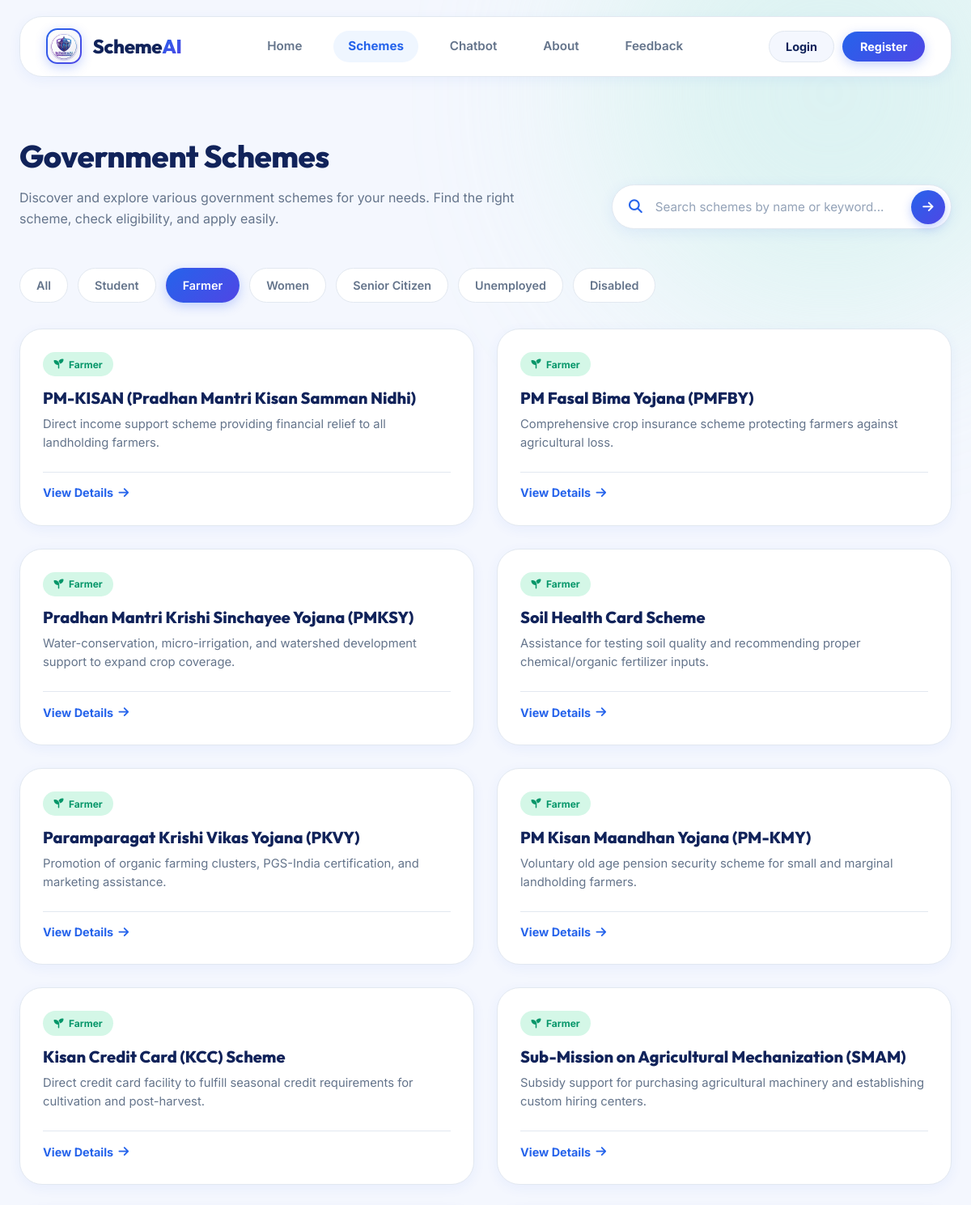
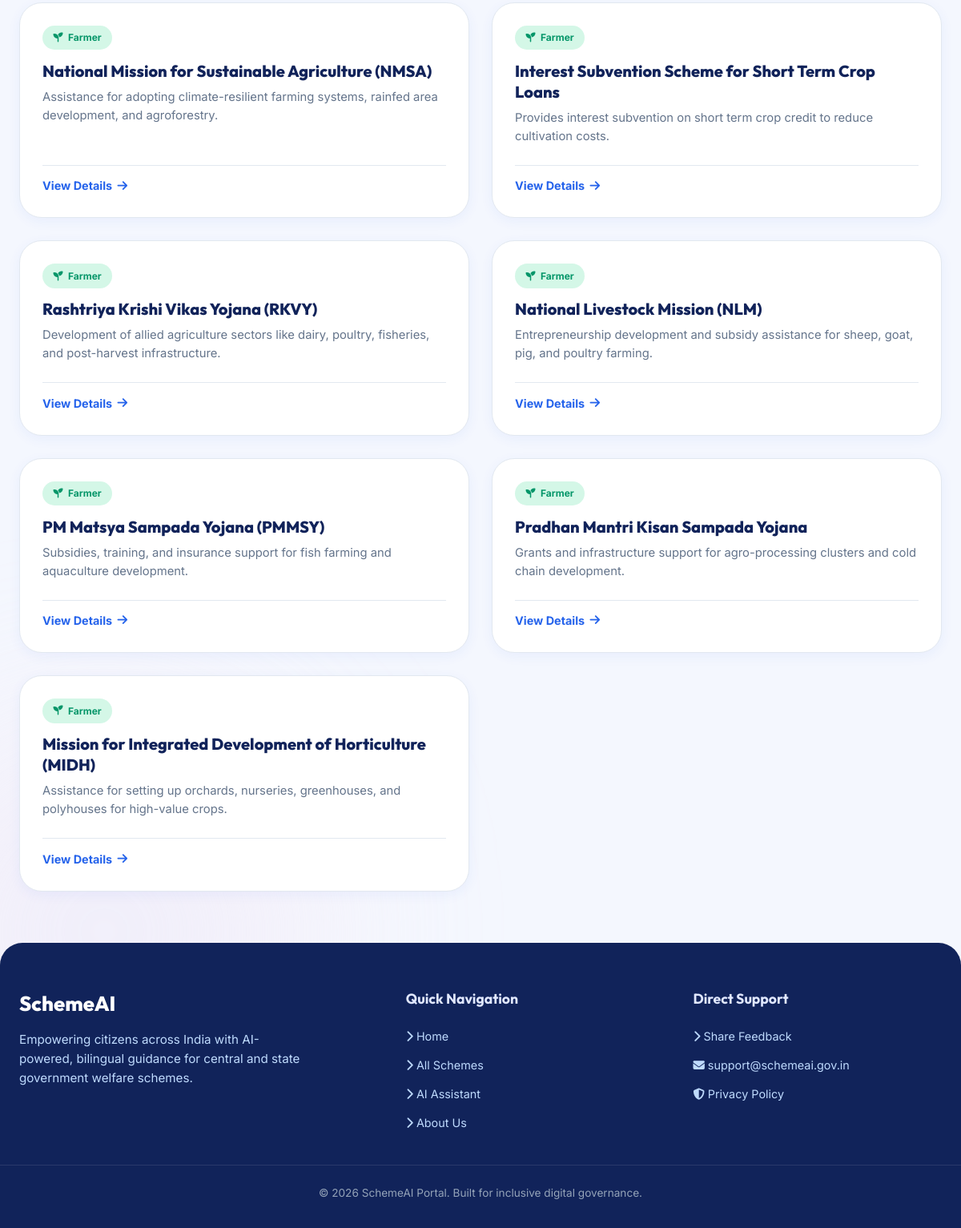
Page /schemes?category=farmer on the committed database (2 pictures, top to bottom).
### tables this page shows
CREATE TABLE schemes (
            id INTEGER PRIMARY KEY AUTOINCREMENT,
            name TEXT UNIQUE NOT NULL,
            category TEXT NOT NULL, -- 'student', 'farmer', 'women', 'senior_citizen', 'unemployed', 'differently_abled'
            description TEXT NOT NULL,
            eligibility TEXT NOT NULL,
            benefits TEXT NOT NULL,
            required_documents TEXT NOT NULL,
            portal_link TEXT NOT NULL
        , state TEXT, sector TEXT);

### app.py (the view)
@app.route('/schemes')
def schemes_catalog():
    logged_in = 'user_id' in session
    username = session.get('username')
    category_filter = request.args.get('category', '').strip().lower()
    search_q = request.args.get('q', '').strip().lower()
    all_schemes = get_all_schemes()
    filtered_schemes = []
    for s in all_schemes:
        cat = str(s.get('category', '')).lower()
        name = str(s.get('name', '')).lower()
        desc = str(s.get('description', '')).lower()
        cat_match = True
        if category_filter and category_filter != 'all':
            if category_filter in ['student', 'students']:
                cat_match = 'student' in cat
            elif category_filter in ['farmer', 'farmers']:
                cat_match = 'farmer' in cat or 'agri' in cat
            elif category_filter in ['women', 'woman']:
                cat_match = 'women' in cat or 'female' in cat
            elif category_filter in ['senior', 'senior_citizen', 'seniors']:
                cat_match = 'senior' in cat or 'pension' in cat
            elif category_filter in ['unemployed', 'youth']:
                cat_match = 'unemployed' in cat or 'skill' in cat or 'youth' in cat
            elif category_filter in ['disabled', 'disabled_citizens']:
                cat_match = 'disabled' in cat or 'handicap' in cat
            else:
                cat_match = category_filter in cat
        search_match = True
        if search_q:
            search_match = (search_q in name or search_q in desc or search_q in cat)
        if cat_match and search_match:
            filtered_schemes.append(s)
    return render_template(
        'schemes.html',
        schemes=filtered_schemes,
        logged_in=logged_in,
        username=username,
        active_category=category_filter or 'all',
        search_query=search_q,
        total_count=len(all_schemes)
    )

### utils/db.py (called while the page is built)
def get_db_connection():
    conn = sqlite3.connect(DATABASE_PATH)
    conn.row_factory = sqlite3.Row  # Returns rows as dictionary-like objects
    return conn

def get_all_schemes():
    conn = get_db_connection()
    cursor = conn.cursor()
    cursor.execute("SELECT * FROM schemes")
    results = cursor.fetchall()
    conn.close()
    return [dict(row) for row in results]

### templates/schemes.html (shortened to what this page needs)
<!DOCTYPE html>
<html lang="en">
<head>
    <link rel="stylesheet" href="https://cdnjs.cloudflare.com/ajax/libs/font-awesome/6.4.0/css/all.min.css">
    <link rel="stylesheet" href="{{ url_for('static', filename='css/style.css') }}?v=16">
</head>
<body class="public-page">
    <div class="bg-glow bg-glow-1"></div>
    <div class="bg-glow bg-glow-2"></div>
    <div class="page-container" style="max-width: 1320px;">
        <header class="navbar" style="margin-top: 1.25rem;">
            <a href="/" class="brand">
                <div class="brand-logo">
                    <img src="{{ url_for('static', filename='images/logo.jpg') }}" alt="SchemeAI Logo" class="brand-logo-img">
                </div>
                <span class="brand-name">Scheme<span>AI</span></span>
            </a>
            <nav class="nav-links">
                <a href="/" class="nav-item">Home</a>
                <a href="{{ url_for('schemes_catalog') }}" class="nav-item active">Schemes</a>
                <a href="{{ url_for('chat_workspace') }}" class="nav-item">Chatbot</a>
                <a href="/about" class="nav-item">About</a>
                <a href="/feedback" class="nav-item">Feedback</a>
            </nav>
            <div class="nav-actions">
                {% if logged_in %}
                    <a href="{{ url_for('user_profile') }}" class="user-pill-btn">
                        <i class="fa-solid fa-circle-user"></i>
                        <span>{{ username }}</span>
                    </a>
                    <a href="{{ url_for('logout') }}" class="btn-nav-logout" title="Logout">
                        <i class="fa-solid fa-arrow-right-from-bracket"></i>
                    </a>
                {% else %}
                    <a href="{{ url_for('login') }}" class="btn-nav-login-light">Login</a>
                    <a href="{{ url_for('register') }}" class="btn-nav-register-light">Register</a>
                {% endif %}
            </div>
        </header>
        <div class="schemes-header-row">
            <div class="schemes-header-text">
                <h1 class="schemes-title">
                    Government Schemes
                </h1>
                <p class="schemes-subtitle">
                    Discover and explore various government schemes for your needs. Find the right scheme, check eligibility, and apply easily.
                </p>
            </div>
            <form action="{{ url_for('schemes_catalog') }}" method="GET" class="schemes-search-pill">
                <i class="fa-solid fa-magnifying-glass schemes-search-icon"></i>
                <input type="text" name="q" value="{{ search_query }}" placeholder="Search schemes by name or keyword..." autocomplete="off">
                <button type="submit" class="schemes-search-btn" title="Search Schemes">
                    <i class="fa-solid fa-arrow-right"></i>
                </button>
            </form>
        </div>
        <div class="category-filters-bar" style="justify-content: flex-start; margin: 1.5rem 0 2rem 0;">
            <a href="{{ url_for('schemes_catalog', q=search_query) }}" class="filter-pill {% if active_category == 'all' %}active{% endif %}">
                All
            </a>
            <a href="{{ url_for('schemes_catalog', category='student', q=search_query) }}" class="filter-pill {% if active_category in ['student', 'students'] %}active{% endif %}">
                Student
            </a>
            <a href="{{ url_for('schemes_catalog', category='farmer', q=search_query) }}" class="filter-pill {% if active_category in ['farmer', 'farmers'] %}active{% endif %}">
                Farmer
            </a>
            <a href="{{ url_for('schemes_catalog', category='women', q=search_query) }}" class="filter-pill {% if active_category in ['women', 'woman'] %}active{% endif %}">
                Women
            </a>
            <a href="{{ url_for('schemes_catalog', category='senior', q=search_query) }}" class="filter-pill {% if active_category in ['senior', 'senior_citizen', 'seniors'] %}active{% endif %}">
                Senior Citizen
            </a>
            <a href="{{ url_for('schemes_catalog', category='unemployed', q=search_query) }}" class="filter-pill {% if active_category in ['unemployed', 'youth'] %}active{% endif %}">
                Unemployed
            </a>
            <a href="{{ url_for('schemes_catalog', category='disabled', q=search_query) }}" class="filter-pill {% if active_category in ['disabled', 'disabled_citizens'] %}active{% endif %}">
                Disabled
            </a>
        </div>
        {% if schemes and schemes|length > 0 %}
        <div class="schemes-catalog-grid">
            {% for scheme in schemes %}
            <div class="scheme-card" style="border-radius: var(--radius-xl); padding: 1.75rem;">
                <div style="display: flex; align-items: center; gap: 0.75rem; margin-bottom: 0.85rem;">
                    {% if 'farmer' in scheme.category|lower or 'agri' in scheme.category|lower %}
                        <span style="background: #D4F7E7; color: #059669; font-weight: 700; font-size: 0.75rem; padding: 0.35rem 0.85rem; border-radius: var(--radius-pill); display: inline-flex; align-items: center; gap: 0.4rem;">
                            <i class="fa-solid fa-seedling"></i> Farmer
                        </span>
                    {% elif 'student' in scheme.category|lower %}
                        <span style="background: #EFF6FF; color: #2563EB; font-weight: 700; font-size: 0.75rem; padding: 0.35rem 0.85rem; border-radius: var(--radius-pill); display: inline-flex; align-items: center; gap: 0.4rem;">
                            <i class="fa-solid fa-graduation-cap"></i> Student
                        </span>
                    {% elif 'women' in scheme.category|lower or 'female' in scheme.category|lower %}
                        <span style="background: #FFE5F0; color: #DB2777; font-weight: 700; font-size: 0.75rem; padding: 0.35rem 0.85rem; border-radius: var(--radius-pill); display: inline-flex; align-items: center; gap: 0.4rem;">
                            <i class="fa-solid fa-person-dress"></i> Women
                        </span>
                    {% elif 'senior' in scheme.category|lower or 'pension' in scheme.category|lower %}
                        <span style="background: #E0F2FE; color: #0284C7; font-weight: 700; font-size: 0.75rem; padding: 0.35rem 0.85rem; border-radius: var(--radius-pill); display: inline-flex; align-items: center; gap: 0.4rem;">
                            <i class="fa-solid fa-person-cane"></i> Senior Citizen
                        </span>
                    {% elif 'unemployed' in scheme.category|lower or 'skill' in scheme.category|lower or 'youth' in scheme.category|lower %}
                        <span style="background: #FFF0E5; color: #EA580C; font-weight: 700; font-size: 0.75rem; padding: 0.35rem 0.85rem; border-radius: var(--radius-pill); display: inline-flex; align-items: center; gap: 0.4rem;">
                            <i class="fa-solid fa-briefcase"></i> Unemployed
                        </span>
                    {% elif 'disabled' in scheme.category|lower %}
                        <span style="background: #F1EAFF; color: #7C3AED; font-weight: 700; font-size: 0.75rem; padding: 0.35rem 0.85rem; border-radius: var(--radius-pill); display: inline-flex; align-items: center; gap: 0.4rem;">
                            <i class="fa-solid fa-wheelchair"></i> Disabled
                        </span>
                    {% else %}
                        <span style="background: #EFF6FF; color: #2563EB; font-weight: 700; font-size: 0.75rem; padding: 0.35rem 0.85rem; border-radius: var(--radius-pill);">
                            {{ scheme.category|title }}
                        </span>
                    {% endif %}
                </div>
                <h3 style="font-size: 1.25rem; font-weight: 800; color: var(--deep-purple); margin-bottom: 0.5rem;">
                    {{ scheme.name }}
                </h3>
                <p style="color: var(--text-secondary); font-size: 0.925rem; line-height: 1.55; margin-bottom: 1.5rem; flex-grow: 1;">
                    {{ scheme.description }}
                </p>
                <div class="scheme-card-footer" style="padding-top: 0.85rem;">
                    <a href="{{ url_for('scheme_details', scheme_id=scheme.id) }}" class="scheme-link" style="color: var(--primary-purple); font-weight: 700;">
                        View Details <i class="fa-solid fa-arrow-right"></i>
                    </a>
                </div>
            </div>
            {% endfor %}
        </div>
        {% endif %}
    </div>
    <footer class="site-footer" style="margin-top: 4rem;">
        <div class="footer-container">
            <div class="footer-brand">
                <h3>Scheme<span>AI</span></h3>
                <p>Empowering citizens across India with AI-powered, bilingual guidance for central and state government welfare schemes.</p>
            </div>
            <div class="footer-links">
                <h4>Quick Navigation</h4>
                <ul>
                    <li><a href="/"><i class="fa-solid fa-chevron-right"></i> Home</a></li>
                    <li><a href="/schemes"><i class="fa-solid fa-chevron-right"></i> All Schemes</a></li>
                    <li><a href="/chat"><i class="fa-solid fa-chevron-right"></i> AI Assistant</a></li>
                    <li><a href="/about"><i class="fa-solid fa-chevron-right"></i> About Us</a></li>
                </ul>
            </div>
            <div class="footer-links">
                <h4>Direct Support</h4>
                <ul>
                    <li><a href="/feedback"><i class="fa-solid fa-chevron-right"></i> Share Feedback</a></li>
                    <li><a href="mailto:support@schemeai.gov.in"><i class="fa-solid fa-envelope"></i> support@schemeai.gov.in</a></li>
                    <li><a href="/"><i class="fa-solid fa-shield-halved"></i> Privacy Policy</a></li>
                </ul>
            </div>
        </div>
        <div class="footer-bottom">
            <p>&copy; 2026 SchemeAI Portal. Built for inclusive digital governance.</p>
        </div>
    </footer>
</body>
</html>

### rows in the picture
schemes: category "farmer" (drawn), name "PM-KISAN (Pradhan Mantri Kisan Samman Nidhi)", description "Direct income support scheme providing financial relief to all landholding farmers."
schemes: category "farmer" (drawn), name "PM Fasal Bima Yojana (PMFBY)", description "Comprehensive crop insurance scheme protecting farmers against agricultural loss."
schemes: category "farmer" (drawn), name "Pradhan Mantri Krishi Sinchayee Yojana (PMKSY)", description "Water-conservation, micro-irrigation, and watershed development support to expand crop coverage."
schemes: category "farmer" (drawn), name "Soil Health Card Scheme", description "Assistance for testing soil quality and recommending proper chemical/organic fertilizer inputs."
schemes: category "farmer" (drawn), name "Paramparagat Krishi Vikas Yojana (PKVY)", description "Promotion of organic farming clusters, PGS-India certification, and marketing assistance."
schemes: category "farmer" (drawn), name "PM Kisan Maandhan Yojana (PM-KMY)", description "Voluntary old age pension security scheme for small and marginal landholding farmers."
schemes: category "farmer" (drawn), name "Kisan Credit Card (KCC) Scheme", description "Direct credit card facility to fulfill seasonal credit requirements for cultivation and post-harvest."
schemes: category "farmer" (drawn), name "Sub-Mission on Agricultural Mechanization (SMAM)", description "Subsidy support for purchasing agricultural machinery and establishing custom hiring centers."
schemes: category "farmer" (drawn), name "National Mission for Sustainable Agriculture (NMSA)", description "Assistance for adopting climate-resilient farming systems, rainfed area development, and agroforestry."
schemes: category "farmer" (drawn), name "Interest Subvention Scheme for Short Term Crop Loans", description "Provides interest subvention on short term crop credit to reduce cultivation costs."
schemes: category "farmer" (drawn), name "Rashtriya Krishi Vikas Yojana (RKVY)", description "Development of allied agriculture sectors like dairy, poultry, fisheries, and post-harvest infrastructure."
schemes: category "farmer" (drawn), name "National Livestock Mission (NLM)", description "Entrepreneurship development and subsidy assistance for sheep, goat, pig, and poultry farming."
schemes: category "farmer" (drawn), name "PM Matsya Sampada Yojana (PMMSY)", description "Subsidies, training, and insurance support for fish farming and aquaculture development."
schemes: category "farmer" (drawn), name "Pradhan Mantri Kisan Sampada Yojana", description "Grants and infrastructure support for agro-processing clusters and cold chain development."
schemes: category "farmer" (drawn), name "Mission for Integrated Development of Horticulture (MIDH)", description "Assistance for setting up orchards, nurseries, greenhouses, and polyhouses for high-value crops."
